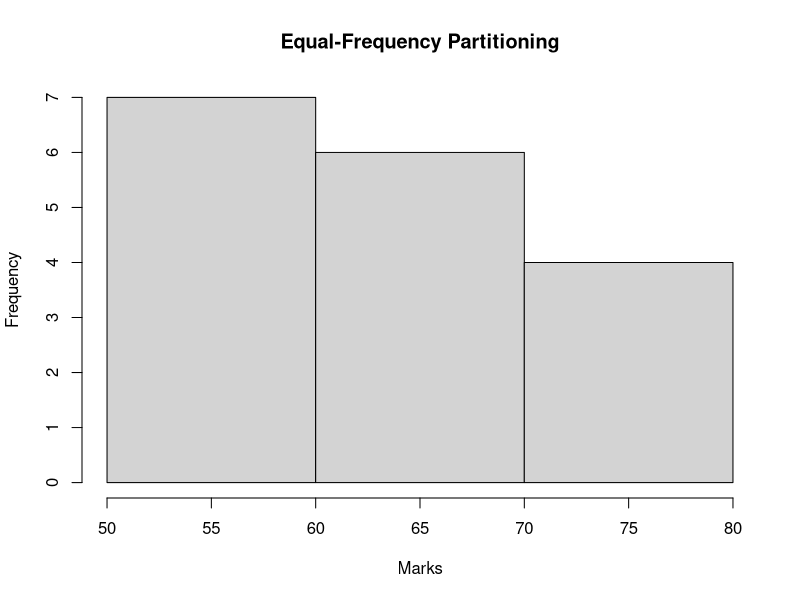
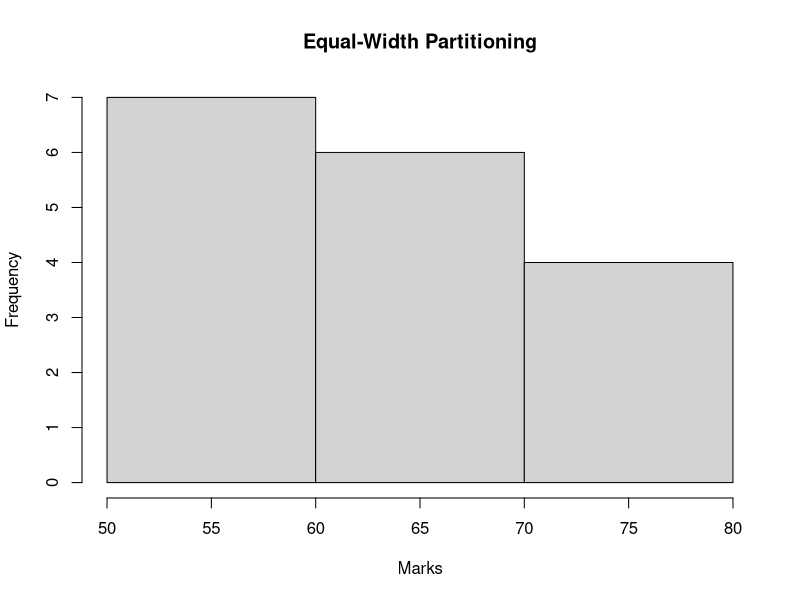

Here is the R script that generated these plots, in order:
# Given marks data
marks <- c(55, 60, 71, 63, 55, 65, 50, 55, 58, 59, 61, 63, 65, 67, 71, 72, 75)

# (a) Equal-frequency (equi-depth) partitioning
num_bins_eq_depth <- 3

hist(marks, breaks = num_bins_eq_depth, main = "Equal-Frequency Partitioning", xlab = "Marks", ylab = "Frequency")


# Histogram for equal-width partitioning


num_bins_eq_width <- 3

hist(marks, breaks = num_bins_eq_width, main = "Equal-Width Partitioning", xlab = "Marks", ylab ="Frequency")